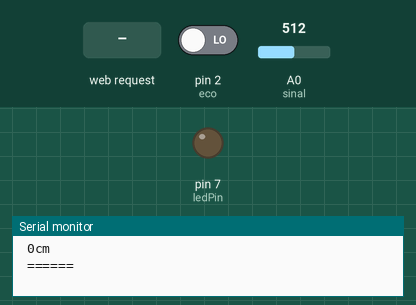
The sketch below on a simulated Arduino Uno, built with avr-gcc and run on an emulated ATmega328P. On the bench: output pins drawn as LEDs (lit = HIGH), the last lines printed to the serial monitor. The inputs (shaded band) are chosen by the test bench; at power-on: pin 2 (eco) LOW, A0 (sinal) = 512.

Above: at 1.2 s.
1.3 s: HTTP request GET /?ledParam=1 received
At 2.2 s:
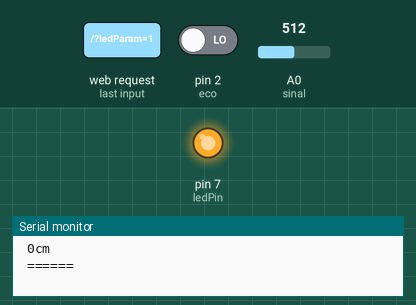
3.0 s: HTTP request GET /?ledParam=0 received
At 3.7 s:
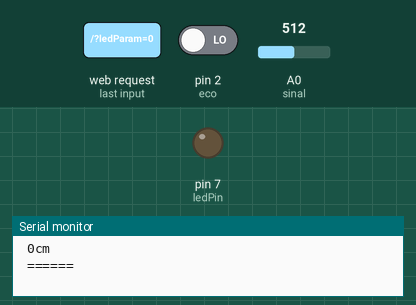
Timing chart, 0 to 6.0 s (numbered marks = the images above; inputs shaded):
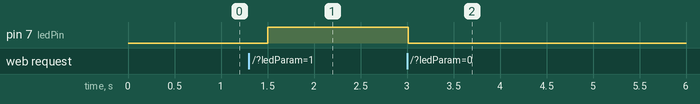

The sketch:

projeto_Ethernet.ino
```cpp
#include <SPI.h>
#include <Ethernet.h>

#define sinal A0
#define trig 3
#define eco 2

byte mac[] = { 0xDE, 0xAD, 0xBE, 0xEF, 0xFE, 0xED };
byte ip[] = { 192, 168, 0, 175 };

EthernetServer server(80);

int duracao = 0;
int distancia = 0;
boolean opcao = true;
char caracter;
char opca;
boolean opc = true;
boolean op = true;
boolean opp = true;
char o;
const int ledPin = 7;

String readString = String(30);
int status = 0;

void setup() {
  Ethernet.begin(mac, ip);
  server.begin();
  pinMode(ledPin, OUTPUT);
  pinMode(trig, OUTPUT);
  pinMode(eco, INPUT);
  pinMode(sinal, INPUT);
  digitalWrite(ledPin, LOW);
  Serial.begin(9600);
}

void loop() {
  duracao = pulseIn(eco, HIGH);
  distancia = duracao * 0.017175;

  Serial.print("\n== Valor da Distancia: \n ");
  Serial.print(distancia);
  Serial.println("cm ");
  Serial.print("\n ====== \n ");
  delay(500);

  int valorSensorChuva = analogRead(sinal);
  boolean estaMolhado = (valorSensorChuva < 650 && valorSensorChuva > 0);
  boolean estaProximo = (distancia < 20);  // Defina o limite de proximidade desejado

  EthernetClient client = server.available();
  if (client) {
    while (client.connected()) {
      if (client.available()) {
        char c = client.read();
        if (readString.length() < 100) {
          readString += c;
        }
        if (c == '\n') {
          if (readString.indexOf("?") < 0) {
          } else {
            if (readString.indexOf("ledParam=1") > 0) {
              digitalWrite(ledPin, HIGH);
              status = 1;
            } else if (readString.indexOf("ledParam=0") > 0) {
              digitalWrite(ledPin, LOW);
              status = 0;
            }
            client.println("HTTP/1.1 200 OK");
            client.println("Content-Type: text/html");
            client.println();
            client.println("<!DOCTYPE HTML>");
            client.println("<html>");
            client.println("<head>");
            client.println("<link rel='icon' type='image/png' href='https://blogmasterwalkershop.com.br/arquivos/artigos/sub_wifi/logo_mws.png'/>");
            client.println("<title>Monitoramento apiario</title>");
            client.println("</head>");
            client.println("<body style=background-color:#ADD8E6>");
            client.println("<center><font color='blue'><h1>Monitoramento apiario</font></center></h1>");
            client.println("<h1><center>CONTROLE DE LED</center></h1>");

            // Botão para ligar o LED
            client.println("<center><form method='get' name='LED'><input type='hidden' name='ledParam' value='1'/><input type='submit' value='Ligar LED'/></form></center>");

            // Botão para desligar o LED
            client.println("<center><form method='get' name='LED'><input type='hidden' name='ledParam' value='0'/><input type='submit' value='Desligar LED'/></form></center>");

            // Botão para exibir o valor do sensor de proximidade
            client.println("<center><form method='get' name='SensorProximidade'><input type='hidden' name='sensorParam' value='1'/><input type='submit' value='Sensor de Proximidade'/></form></center>");

            // Botão para exibir o valor do sensor de chuva
            client.println("<center><form method='get' name='SensorChuva'><input type='hidden' name='sensorParam' value='2'/><input type='submit' value='Sensor de Chuva'/></form></center>");

            // Status do sensor de proximidade
            client.print("<center><h2>Status do Sensor de Proximidade: ");
            client.print(estaProximo ? "Próximo" : "Não Próximo");
            client.println("</h2></center>");

            // Status do sensor de chuva
            client.print("<center><h2>Status do Sensor de Chuva: ");
            client.print(estaMolhado ? "Molhado" : "Não Molhado");
            client.println("</h2></center>");

            client.println("<hr/>");
            client.println("<hr/>");
            client.println("</body>");
            client.println("</html>");
            readString = "";
            client.stop();
          }
        }
      }
    }
  }
}
```

Measured:
- after the input at 1.3 s, pin 7 (ledPin): LOW → HIGH after 0.20 s
- after the input at 3.0 s, pin 7 (ledPin): HIGH → LOW at once
